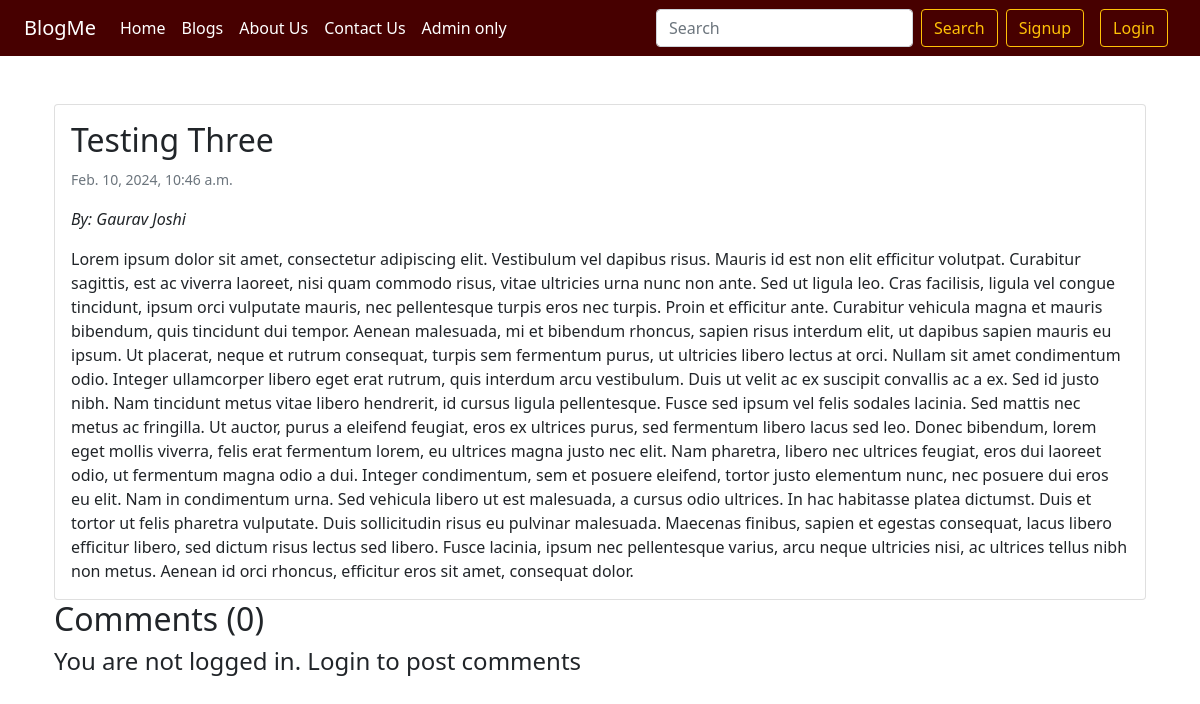
Before: /blog/Testing-Three-Gaurav-Joshi/ with the older database file.
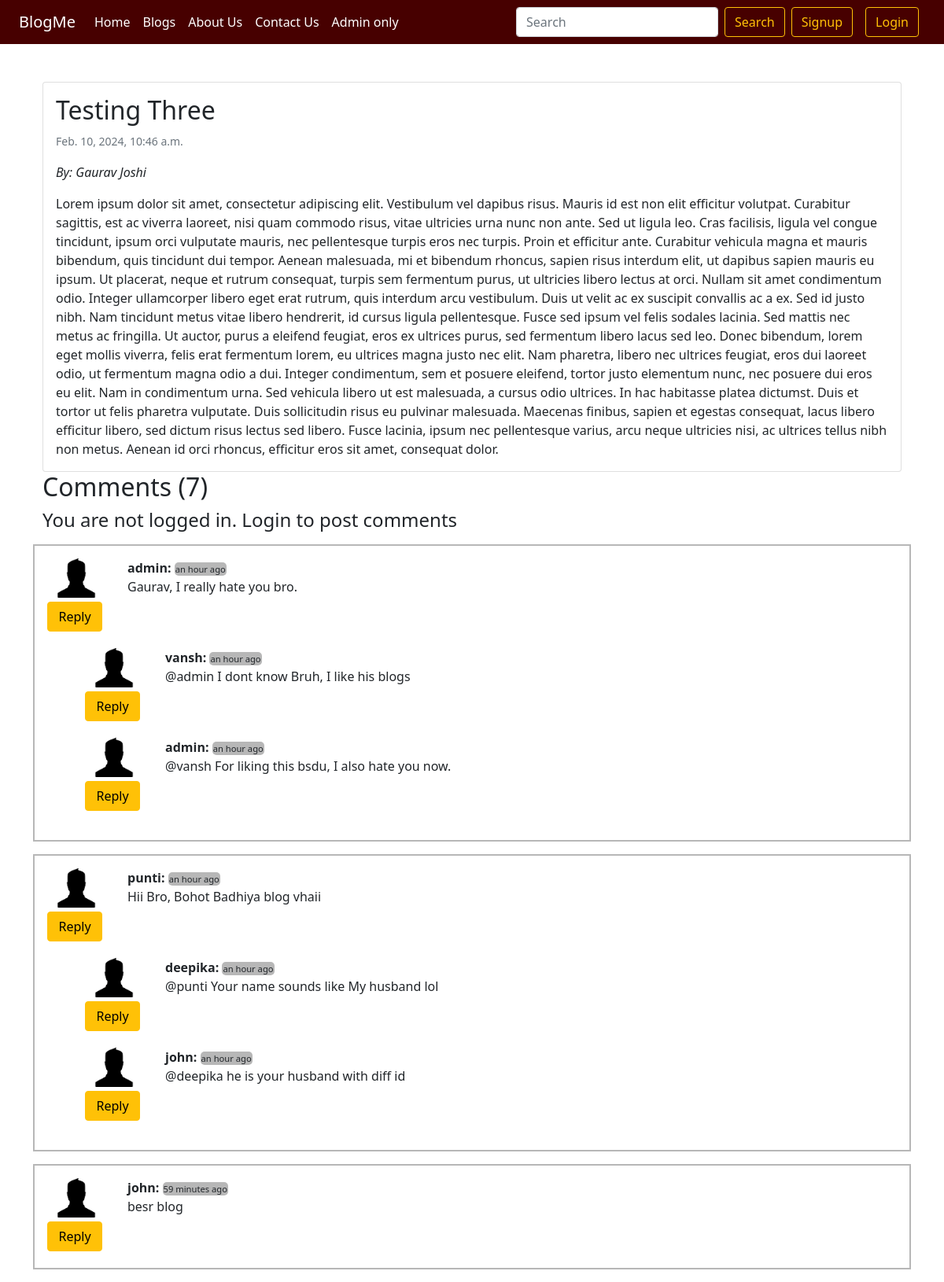
After: the same page with the newer database file.
### blog/models.py (models this page shows, shortened)
class Post(models.Model):
    pid=models.AutoField(primary_key=True)
    title=models.CharField(max_length=255)
    author=models.CharField(max_length=15)
    content=models.TextField()
    slug=models.CharField(max_length=100)
    timestamp=models.DateTimeField(blank=True)

class BlogComment(models.Model):
    cid=models.AutoField(primary_key=True)
    comment=models.TextField()
    user=models.ForeignKey(User, on_delete=models.CASCADE)
    post=models.ForeignKey(Post, on_delete=models.CASCADE)
    parent=models.ForeignKey('self', on_delete=models.CASCADE, null=True)
    timestamp=models.DateTimeField(default=now)

### blog/views.py (the view)
# urls.py: path('<str:slug>/', views.blogPost, name='blogPost'),
def blogPost(request, slug):
    post = Post.objects.filter(slug=slug).first()
    comments = BlogComment.objects.filter(post=post, parent=None)
    replies = BlogComment.objects.filter(post=post).exclude(parent=None)
    totalcomments = list(chain(comments, replies))
    replyDict = {}
    for reply in replies:
        if reply.parent.cid not in replyDict:
            replyDict[reply.parent.cid] = [reply]
        else:
            replyDict[reply.parent.cid].append(reply)
    context = {'post': post, 'comments': comments, 'user': request.user, 'replyDict': replyDict, 'totalcomments':totalcomments}
    return render(request, 'blog/blogPost.html', context)

### blog/templatetags/extras.py (called while the page is built)
@register.filter(name="get_val")
def get_val(dict,key):
    return dict.get(key)

### templates/blog/blogPost.html (shortened to what this page needs)
{% extends 'home/base.html' %}
{% block css %}
    <link href="https://stackpath.bootstrapcdn.com/bootstrap/5.1.3/css/bootstrap.min.css" rel="stylesheet">
{% endblock %}
{% block body %}
    {% load humanize %}
    {% load extras %}
    <div class="container mt-5">
        <div class="card">
            <div class="card-body">
                <h2 class="card-title">{{ post.title }}</h2>
                <p class="card-text"><small class="text-muted">{{ post.timestamp }}</small></p>
                <p class="card-text"><em>By: {{ post.author }}</em></p>
                <p class="card-text">{{ post.content }}</p>
            </div>
        </div>
    </div>
    <div class="container">
        <h2>Comments ({{ totalcomments|length }})</h2>
        <div class="my-2">
            {% if user.is_authenticated %}
                <form action="/blog/postComment/" method="post" class="my-3">
                    {% csrf_token %}
                    <div class="input-group mb-3">
                        <input type="text" class="form-control" name="comment" id="comment"
                               placeholder="Enter your comment here..." required>
                        <input type="hidden" name="postId" value="{{ post.pid }}">
                        <button class="btn btn-warning" type="submit">Submit</button>
                    </div>
                </form>
            {% else %}
                <h4>You are not logged in. Login to post comments</h4>
            {% endif %}
        </div>
        {% for comment in comments %}
            <div class="row my-3 custom-comment-box">
                <div class="col-md-1">
                    <img class="defuserimg" src="/media/blog/defuser.png" alt="">
                </div>
                <div class="col-md-11">
                    <b>{{ comment.user.username }}:</b>
                    <span class="timeid">{{ comment.timestamp|naturaltime }}</span>
                    <div>
                        {{ comment.comment }}
                    </div>
                </div>
                <button class="btn btn-warning custrep" type="button" data-bs-toggle="collapse"
                        data-bs-target="#replyForm{{ comment.cid }}" aria-expanded="false"
                        aria-controls="replyForm{{ comment.cid }}"
                        onclick="populateUsername('{{ comment.user.username }}')">
                    Reply
                </button>
                <div class="reply">
                    {% for reply in replyDict|get_val:comment.cid %}
                        <div class="row my-3">
                            <div class="col-md-1">
                                <img class="defuserimg" src="/media/blog/defuser.png" alt="">
                            </div>
                            <div class="col-md-11">
                                <b>{{ reply.user.username }}:</b>
                                <span class="timeid">{{ reply.timestamp|naturaltime }}</span>
                                <div>
                                    {{ reply.comment }}
                                </div>
                            </div>
                            <button class="btn btn-warning custrep" type="button" data-bs-toggle="collapse"
                                    data-bs-target="#replyForm{{ reply.cid }}" aria-expanded="false"
                                    aria-controls="replyForm{{ reply.cid }}"
                                    onclick="populateUsername('{{ reply.user.username }}')">
                                Reply
                            </button>
                        </div>
                    {% endfor %}
                </div>
            </div>
        {% endfor %}
    </div>
{% endblock %}

### templates/home/base.html (shortened to what this page needs)
<!doctype html>
<html lang="en">
  <head>
    {% load static %}
    <link href="https://cdn.jsdelivr.net/npm/bootstrap@5.3.2/dist/css/bootstrap.min.css" rel="stylesheet">
    <link rel="stylesheet" href="{% static 'css/base.css' %}">
    {% block css %}{% endblock %}
  </head>
  <body>
    <nav class="navbar navbar-expand-lg bg-body-tertiary navbar-custom">
        <div class="container-fluid">
          <a class="navbar-brand" href="/">BlogMe</a>
          <div class="collapse navbar-collapse" id="navbarSupportedContent">
            <ul class="navbar-nav me-auto mb-2 mb-lg-0">
              <li class="nav-item">
                <a class="nav-link {% block homeactive %}{% endblock %}" aria-current="page" href="/">Home</a>
              </li>
              <li class="nav-item">
                <a class="nav-link {% block blogactive %}{% endblock %}" href="/blog">Blogs</a>
              </li>
              <li class="nav-item">
                <a class="nav-link {% block aboutactive %}{% endblock %}" href="/about">About Us</a>
              </li>
              <li class="nav-item">
                <a class="nav-link {% block contactactive %}{% endblock %}" href="/contact">Contact Us</a>
              </li>
              <li class="nav-item">
                <a class="nav-link {% block adminactive %}{% endblock %}" target="_blank" href="/admin">Admin only</a>
              </li>
            </ul>
            <form class="d-flex" role="search" method="get" action="/search/">
              <input class="form-control me-2" name="search" id="search" type="search" placeholder="Search" aria-label="Search">
              <button class="btn btn-outline-warning" type="submit">Search</button>
            </form>
            {% if user.is_authenticated %}
            <span id="logguser">Welcome {{ request.user }}</span>
            <button type="button" class="btn btn-outline-success" data-bs-toggle="modal" data-bs-target="#logoutModal">
              Logout
            </button>
            {% else %}
            <button type="button" class="btn btn-outline-warning custom-margg" data-bs-toggle="modal" data-bs-target="#signupModal">
              Signup
            </button>
            <button type="button" class="btn btn-outline-warning custom-margg" data-bs-toggle="modal" data-bs-target="#loginModal">
              Login
            </button>
            {% endif %}
          </div>
        </div>
      </nav>
      {% block body %}{% endblock %}
  </body>
</html>

### static/css/base.css (style rules this page uses)
.navbar-custom { background-color: #470000!important; }
.navbar-custom .nav-link { color: #ffffff!important; }
.navbar-custom .navbar-brand { color: #ffffff; }
.custom-margg { margin:0 0.5rem; }

### templates/blog/blogPost.html (style rules this page uses)
.defuserimg { width: 50px; }
.timeid { font-size: 0.7rem; background-color: rgb(183, 183, 183); padding: 1px; border-radius: 5px; }
.custrep { width: 70px; margin: 5px 0; }
.custom-comment-box { border: 2px solid rgb(183, 183, 183); padding: 1rem; }
.reply { margin-left: 3rem; }

Changed rows visible on the page:
added BlogComment: user.username "admin", timestamp "an hour ago", comment "Gaurav, I really hate you bro.", shown under "You are not logged in. Login to post comments"
added BlogComment: user.username "vansh", timestamp "an hour ago", comment "@admin I dont know Bruh, I like his blogs", shown under "admin"
added BlogComment: user.username "admin", timestamp "an hour ago", comment "@vansh For liking this bsdu, I also hate you now."
added BlogComment: user.username "punti", timestamp "an hour ago", comment "Hii Bro, Bohot Badhiya blog vhaii", shown under "You are not logged in. Login to post comments"
added BlogComment: user.username "deepika", timestamp "an hour ago", comment "@punti Your name sounds like My husband lol", shown under "punti"
added BlogComment: user.username "john", timestamp "an hour ago", comment "@deepika he is your husband with diff id", shown under "punti"
added BlogComment: user.username "john", timestamp "59 minutes ago", comment "besr blog", shown under "You are not logged in. Login to post comments"
Other visible differences:
{{ totalcomments|length }}: "0" → "7"
